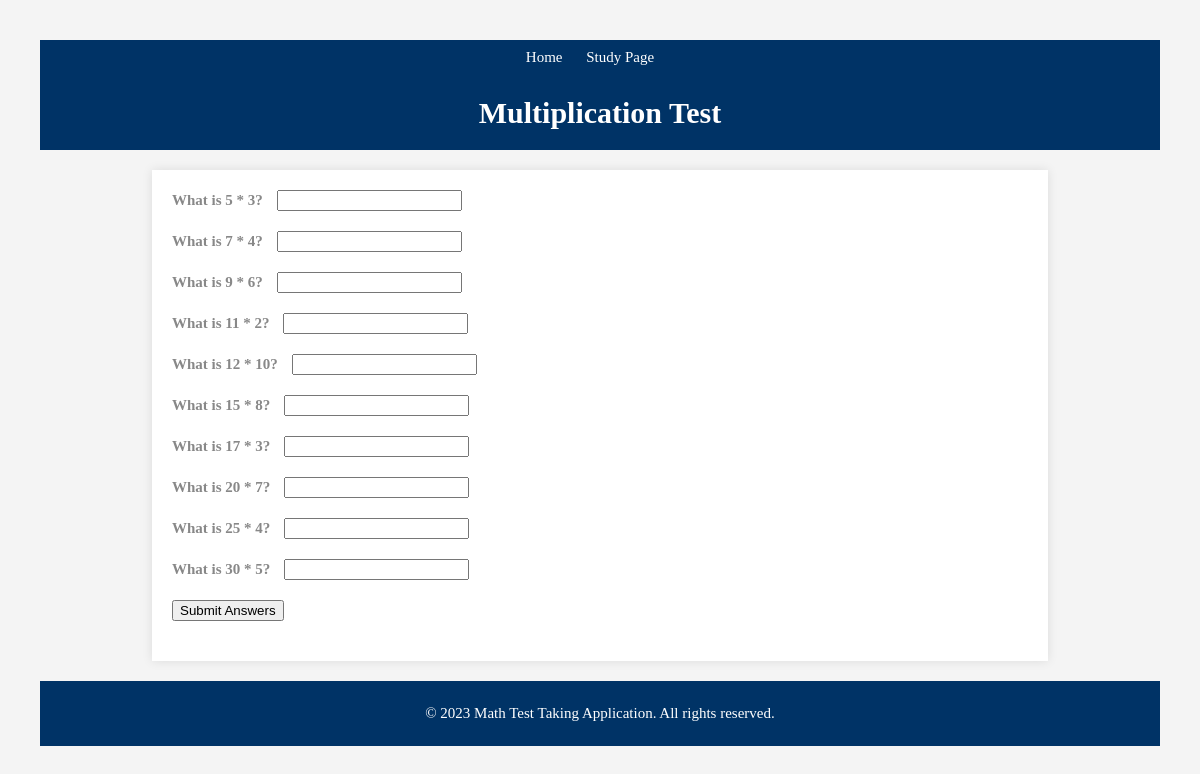
Page /multiplication.html on the committed database.
### tables this page shows
CREATE TABLE multiplication_questions ( id INTEGER PRIMARY KEY, question TEXT, correct_answer INTEGER);

### math_quiz/app.py (the view)
@app.route('/multiplication.html', methods=['GET', 'POST'])
def multiplication():
    if request.method == 'POST':
        questions, correct_answers = get_multiplication_questions()
        print("User Answers:", request.form.values())
        print("Correct Answers:", correct_answers)
        user_answers = [int(request.form.get(f'q{i}')) for i in range(1, len(correct_answers) + 1)]
        print("User Answers:", user_answers)
        score = calculate_score(user_answers, correct_answers)
        if score >= 70:
            feedback_message = "Congratulations! You passed the test."
        else:
            feedback_message = "You need to study more. Try again later."
        return render_template('multiplication.html', score=score, feedback_message=feedback_message)
    else:
        questions, _ = get_multiplication_questions()
        return render_template('multiplication.html', questions=questions)

### math_quiz/app.py (called while the page is built)
def get_multiplication_questions():
    questions = []
    correct_answers = []
    with sqlite3.connect('quiz.db') as conn:
        cursor = conn.cursor()
        cursor.execute("SELECT question, correct_answer FROM multiplication_questions")
        rows = cursor.fetchall()
        for row in rows:
            questions.append(row[0])
            correct_answers.append(row[1])
    return questions, correct_answers

### math_quiz/templates/multiplication.html (shortened to what this page needs)
<!DOCTYPE html>
<html lang="en">
<head>
</head>
<body>
    <nav>
        <ul class="nav-links">
            <li><a href="/">Home</a></li>
            <li><a href="study.html">Study Page</a></li>
        </ul>
    </nav>
    <header>
        <h1>Multiplication Test</h1>
    </header>
    <section class="quiz-container">
        <form id="multiplicationTestForm" method="post" action="/multiplication.html">
            {% for question in questions %}
            <div class="question">
                <label>{{ question }}</label>
                <input type="text" name="q{{ loop.index }}" autocomplete="off">
            </div>
            {% endfor %}
            <button type="submit">Submit Answers</button>
        </form>
    </section>
    <footer>
        <p>&copy; 2023 Math Test Taking Application. All rights reserved.</p>
    </footer>
</body>
</html>

### math_quiz/templates/multiplication.html (style rules this page uses)
* { box-sizing: border-box; }
body { font-family: 'Georgia', Palatino, 'Palatino Linotype', Times, 'Times New Roman', serif; font-size: 15px; color: #888; letter-spacing: 0px; text-align: justify; line-height: 100%; margin: 20px; padding: 20px; background-color: #f4f4f4; }
nav { background-color: #003366; overflow: hidden; text-align: center; padding: 10px; }
.nav-links { list-style-type: none; margin: 0; padding: 0; }
.nav-links li { display: inline-block; margin-right: 20px; }
.nav-links li a { color: #ffffff; text-decoration: none; }
header { text-align: center; padding: 10px; background-color: #003366; color: #ffffff; margin-bottom: 20px; }
.quiz-container { width: 80%; margin: auto; background-color: #fff; padding: 20px; box-shadow: 0 0 10px 0 rgba(0,0,0,0.1); }
.question { margin-bottom: 20px; }
.question label { font-weight: bold; }
.question input { margin-left: 10px; }
footer { margin-top: 20px; padding: 10px; background-color: #003366; color: #ffffff; text-align: center; }

### rows in the picture
multiplication_questions: question "What is 5 * 3?"
multiplication_questions: question "What is 7 * 4?"
multiplication_questions: question "What is 9 * 6?"
multiplication_questions: question "What is 11 * 2?"
multiplication_questions: question "What is 12 * 10?"
multiplication_questions: question "What is 15 * 8?"
multiplication_questions: question "What is 17 * 3?"
multiplication_questions: question "What is 20 * 7?"
multiplication_questions: question "What is 25 * 4?"
multiplication_questions: question "What is 30 * 5?"
